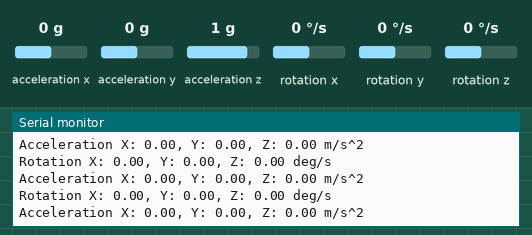
This sketch was run on a simulated Arduino Uno, built with avr-gcc and run on an emulated ATmega328P. Shown: the last lines printed to the serial monitor. Wiring (inferred from the names in the program): MPU-6050 motion sensor at I2C address 0x68. The inputs (shaded band) are chosen by the test bench; at power-on: acceleration x 0 g, acceleration y 0 g, acceleration z 1 g, rotation x 0 °/s, rotation y 0 °/s, rotation z 0 °/s. Storage starts empty.

Above: at 1.7 s.
1.8 s: acceleration x set to -1.4 g
At 1.84 s:
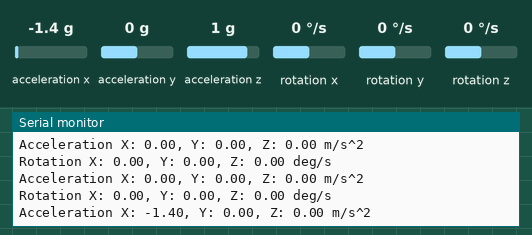
3.3 s: acceleration y set to -1.4 g
At 3.4 s:
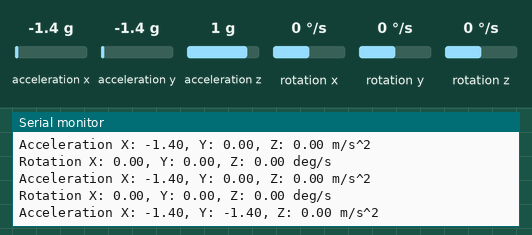
6.3 s: acceleration z set to -1.4 g
At 6.4 s:
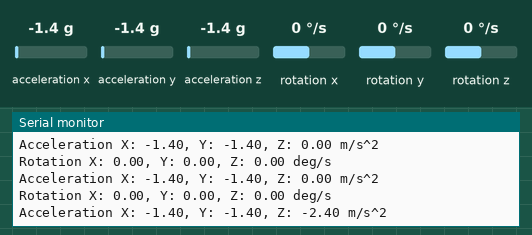
9.3 s: rotation x set to -192 °/s
At 9.42 s:
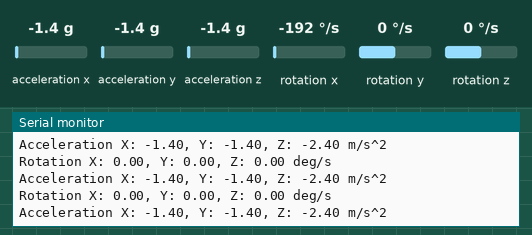
10.8 s: rotation y set to -192 °/s
At 10.88 s:
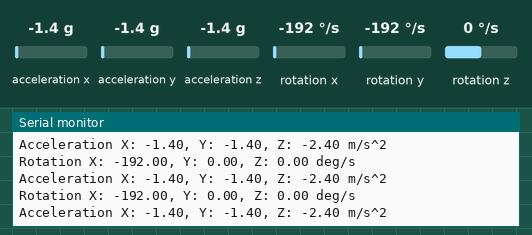
13.8 s: rotation z set to 100 °/s
At 13.89 s:
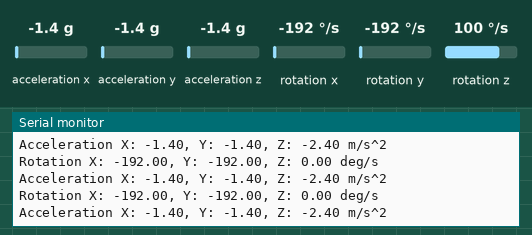

Measured:
- after the input at 1.8 s, the serial monitor: prints a new line at once (image 1)
- after the input at 3.3 s, the serial monitor: prints a new line after 0.09 s (image 2)
- after the input at 6.3 s, the serial monitor: prints a new line after 0.09 s (image 3)

The sketch:

mpu_sd.ino
```cpp
#include <Wire.h>

// include the SD library:
#include <SPI.h>
#include <SD.h>

const int MPU = 0x68; // MPU6050 I2C address
float AccX, AccY, AccZ, GyroX, GyroY, GyroZ;
float accAngleX, accAngleY, gyroAngleX, gyroAngleY, gyroAngleZ;
float AccErrorX, AccErrorY, AccErrorZ, GyroErrorX, GyroErrorY, GyroErrorZ;
int c = 0;

File myFile;
const int chipSelect = 10;


void setup()
{
  Serial.begin(9600);
  Wire.begin();                      // Initialize comunication
  Wire.beginTransmission(MPU);       // Start communication with MPU6050

  //The 0x6B register is the power management register, and writing a value of 0x00 to it sets the device to use its internal oscillator as the clock source.
  Wire.write(0x6B);
  Wire.write(0x00);
  Wire.endTransmission(true);        //end the transmission

  if (SD.begin())
  {
    Serial.println("SD card is ready to use.");
  }
  else
  {
    Serial.println("SD card initialization failed");
    while(1);
  }

  setup_SDcard();
  calculate_error();
  delay(20);
}

// IMU error values
// An Inertial Measurement Unit (IMU) combines linear accelerations from an accelerometer and rotations from a gyroscope to deliver navigation parameters and position update information.
void calculate_error()
{
  // Read accelerometer values 200 times
  while (c < 200)
  {
    Wire.beginTransmission(MPU);
    Wire.write(0x3B);             //register we want to read from to the I2C bus
    Wire.endTransmission(false); //'false' indicates a "restart" signal instead of a "stop" signal
    Wire.requestFrom(MPU, 6, true);
    AccX = (Wire.read() << 8 | Wire.read()) / 16384.0 ;
    AccY = (Wire.read() << 8 | Wire.read()) / 16384.0 ;
    AccZ = (Wire.read() << 8 | Wire.read()) / 16384.0 ;

    // Sum all readings
    AccErrorX = AccErrorX + AccX;
    AccErrorY = AccErrorY + AccY;
    AccErrorZ = AccErrorZ + AccZ;

    c++;
  }
  //Divide the sum by 200 to get the error value
  AccErrorX = AccErrorX / 200;
  AccErrorY = AccErrorY / 200;
  AccErrorZ = AccErrorZ / 200;

  c = 0;

  // Read gyro values 200 times
  while (c < 200)
  {
    Wire.beginTransmission(MPU);
    Wire.write(0x43);
    Wire.endTransmission(false);
    Wire.requestFrom(MPU, 6, true);
    GyroX = Wire.read() << 8 | Wire.read();
    GyroY = Wire.read() << 8 | Wire.read();
    GyroZ = Wire.read() << 8 | Wire.read();

    // Sum all readings
    GyroErrorX = GyroErrorX + (GyroX / 131.0);
    GyroErrorY = GyroErrorY + (GyroY / 131.0);
    GyroErrorZ = GyroErrorZ + (GyroZ / 131.0);
    c++;
  }
  //Divide the sum by 200 to get the error value
  GyroErrorX = GyroErrorX / 200;
  GyroErrorY = GyroErrorY / 200;
  GyroErrorZ = GyroErrorZ / 200;

  // Print the error values on the Serial Monitor
  Serial.print("AccErrorX: ");
  Serial.println(AccErrorX);
  Serial.print("AccErrorY: ");
  Serial.println(AccErrorY);
  Serial.print("AccErrorZ: ");
  Serial.println(AccErrorZ);
  Serial.println();

  Serial.print("GyroErrorX: ");
  Serial.println(GyroErrorX);
  Serial.print("GyroErrorY: ");
  Serial.println(GyroErrorY);
  Serial.print("GyroErrorZ: ");
  Serial.println(GyroErrorZ);
  Serial.println();
}


void loop() {

  // === Read acceleromter data === //
  Wire.beginTransmission(MPU);
  Wire.write(0x3B); // Start with register 0x3B (ACCEL_XOUT_H)
  Wire.endTransmission(false);

  Wire.requestFrom(MPU, 6, true);

  AccX = ((Wire.read() << 8 | Wire.read()) / 16384.0) - AccErrorX; // X-axis value
  AccY = ((Wire.read() << 8 | Wire.read()) / 16384.0) - AccErrorY; // Y-axis value
  AccZ = ((Wire.read() << 8 | Wire.read()) / 16384.0) - AccErrorZ; // Z-axis value


  Wire.beginTransmission(MPU);
  Wire.write(0x43);
  Wire.endTransmission(false);

  Wire.requestFrom(MPU, 6, true);
  // For a 250deg/s range we have to divide first the raw value by 131.0, according to the datasheet
  //for the ±250 DPS range, one LSB represents 1/131 degrees per second
  GyroX = ((Wire.read() << 8 | Wire.read()) / 131.0) - GyroErrorX;
  GyroY = ((Wire.read() << 8 | Wire.read()) / 131.0) - GyroErrorY;
  GyroZ = ((Wire.read() << 8 | Wire.read()) / 131.0) - GyroErrorZ;


//   Print the values on the Serial monitor
  Serial.print("Acceleration X: ");
  Serial.print(AccX);
  Serial.print(", Y: ");
  Serial.print(AccY);
  Serial.print(", Z: ");
  Serial.print(AccZ);
  Serial.println(" m/s^2");

  Serial.print("Rotation X: ");
  Serial.print(GyroX);
  Serial.print(", Y: ");
  Serial.print(GyroY);
  Serial.print(", Z: ");
  Serial.print(GyroZ);
  Serial.println(" deg/s");
  Serial.println();

  // write the accelerometer values to SD card
    myFile = SD.open("mpu_data.txt", FILE_WRITE);
    if (myFile)
    {
      String(datastr) = (AccX + String(", ") + AccY + String(", ") + AccZ + String(", ") + GyroX + String(", ") + GyroY + String(", ") + GyroZ);
      myFile.println(datastr);
      myFile.close();
      delay(100);
    }
    else
    {
      Serial.println("error opening .txt file");
    }
}


void setup_SDcard()
{
  myFile = SD.open("mpu_data.txt", FILE_WRITE);

  if (myFile)
  {
    String(datastr) = (String("Linear Acceleration X, Linear Acceleration Y, Linear Acceleration Z, Angular Velocity X, Angular Velocity Y, Angular Velocity Z"));
    myFile.println(datastr);

    myFile.close();

    Serial.println("written into SD card");
  }
  else
  {
    Serial.println("error opening .txt file");
  }
}
```
